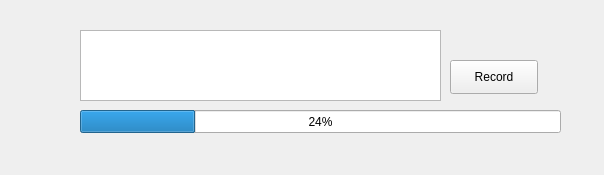
<?xml version="1.0" encoding="UTF-8"?>
<ui version="4.0">
 <class>MainWindow</class>
 <widget class="QMainWindow" name="MainWindow">
  <property name="geometry">
   <rect>
    <x>0</x>
    <y>0</y>
    <width>604</width>
    <height>175</height>
   </rect>
  </property>
  <property name="windowTitle">
   <string>Dialog</string>
  </property>
  <widget class="QPushButton" name="pushButton">
   <property name="geometry">
    <rect>
     <x>450</x>
     <y>60</y>
     <width>88</width>
     <height>34</height>
    </rect>
   </property>
   <property name="text">
    <string>Record</string>
   </property>
  </widget>
  <widget class="QPlainTextEdit" name="plainTextEdit">
   <property name="geometry">
    <rect>
     <x>80</x>
     <y>30</y>
     <width>361</width>
     <height>71</height>
    </rect>
   </property>
  </widget>
  <widget class="QProgressBar" name="progressBar">
   <property name="geometry">
    <rect>
     <x>80</x>
     <y>110</y>
     <width>481</width>
     <height>23</height>
    </rect>
   </property>
   <property name="value">
    <number>24</number>
   </property>
  </widget>
 </widget>
 <resources/>
 <connections/>
</ui>
